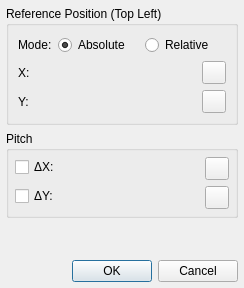
<?xml version="1.0" encoding="UTF-8"?>
<ui version="4.0">
 <class>librepcb::editor::MoveAlignDialog</class>
 <widget class="QDialog" name="librepcb::editor::MoveAlignDialog">
  <property name="geometry">
   <rect>
    <x>0</x>
    <y>0</y>
    <width>244</width>
    <height>288</height>
   </rect>
  </property>
  <property name="windowTitle">
   <string>Move/Align Elements</string>
  </property>
  <layout class="QVBoxLayout" name="verticalLayout">
   <property name="leftMargin">
    <number>6</number>
   </property>
   <property name="topMargin">
    <number>6</number>
   </property>
   <property name="rightMargin">
    <number>6</number>
   </property>
   <property name="bottomMargin">
    <number>6</number>
   </property>
   <item>
    <widget class="QGroupBox" name="gbxRefPos">
     <property name="title">
      <string>Reference Position (Top Left)</string>
     </property>
     <layout class="QFormLayout" name="formLayout">
      <item row="0" column="0">
       <widget class="QLabel" name="label_3">
        <property name="text">
         <string>Mode:</string>
        </property>
       </widget>
      </item>
      <item row="0" column="1">
       <layout class="QHBoxLayout" name="horizontalLayout_3">
        <item>
         <widget class="QRadioButton" name="rbtnModeAbsolute">
          <property name="text">
           <string>Absolute</string>
          </property>
          <property name="checked">
           <bool>true</bool>
          </property>
         </widget>
        </item>
        <item>
         <widget class="QRadioButton" name="rbtnModeRelative">
          <property name="text">
           <string>Relative</string>
          </property>
         </widget>
        </item>
       </layout>
      </item>
      <item row="1" column="0">
       <widget class="QLabel" name="label">
        <property name="text">
         <string>X:</string>
        </property>
       </widget>
      </item>
      <item row="1" column="1">
       <layout class="QHBoxLayout" name="horizontalLayout_4">
        <property name="spacing">
         <number>0</number>
        </property>
        <item>
         <widget class="librepcb::editor::LengthEdit" name="edtX" native="true"/>
        </item>
        <item>
         <widget class="QToolButton" name="btnCenterHorizontally">
          <property name="toolTip">
           <string>Center around Y-axis</string>
          </property>
          <property name="icon">
           <iconset>
            <normaloff>:/img/command_toolbars/align_horizontal_center.png</normaloff>:/img/command_toolbars/align_horizontal_center.png</iconset>
          </property>
          <property name="checkable">
           <bool>true</bool>
          </property>
         </widget>
        </item>
       </layout>
      </item>
      <item row="2" column="0">
       <widget class="QLabel" name="label_2">
        <property name="text">
         <string>Y:</string>
        </property>
       </widget>
      </item>
      <item row="2" column="1">
       <layout class="QHBoxLayout" name="horizontalLayout_5">
        <property name="spacing">
         <number>0</number>
        </property>
        <item>
         <widget class="librepcb::editor::LengthEdit" name="edtY" native="true"/>
        </item>
        <item>
         <widget class="QToolButton" name="btnCenterVertically">
          <property name="toolTip">
           <string>Center around X-axis</string>
          </property>
          <property name="icon">
           <iconset>
            <normaloff>:/img/command_toolbars/align_vertical_center.png</normaloff>:/img/command_toolbars/align_vertical_center.png</iconset>
          </property>
          <property name="checkable">
           <bool>true</bool>
          </property>
         </widget>
        </item>
       </layout>
      </item>
     </layout>
    </widget>
   </item>
   <item>
    <widget class="QGroupBox" name="gbxInterval">
     <property name="title">
      <string>Pitch</string>
     </property>
     <layout class="QFormLayout" name="formLayout_2">
      <property name="leftMargin">
       <number>6</number>
      </property>
      <property name="topMargin">
       <number>6</number>
      </property>
      <property name="rightMargin">
       <number>6</number>
      </property>
      <property name="bottomMargin">
       <number>6</number>
      </property>
      <item row="0" column="0">
       <widget class="QCheckBox" name="cbxIntervalX">
        <property name="sizePolicy">
         <sizepolicy hsizetype="Fixed" vsizetype="Fixed">
          <horstretch>0</horstretch>
          <verstretch>0</verstretch>
         </sizepolicy>
        </property>
        <property name="text">
         <string>ΔX:</string>
        </property>
       </widget>
      </item>
      <item row="0" column="1">
       <layout class="QHBoxLayout" name="horizontalLayout">
        <property name="spacing">
         <number>0</number>
        </property>
        <item>
         <widget class="librepcb::editor::LengthEdit" name="edtIntervalX" native="true">
          <property name="enabled">
           <bool>false</bool>
          </property>
         </widget>
        </item>
        <item>
         <widget class="QToolButton" name="btnVertically">
          <property name="toolTip">
           <string>Align vertically (ΔX=0)</string>
          </property>
          <property name="icon">
           <iconset>
            <normaloff>:/img/actions/align_vertically.svg</normaloff>:/img/actions/align_vertically.svg</iconset>
          </property>
         </widget>
        </item>
       </layout>
      </item>
      <item row="1" column="0">
       <widget class="QCheckBox" name="cbxIntervalY">
        <property name="text">
         <string>ΔY:</string>
        </property>
       </widget>
      </item>
      <item row="1" column="1">
       <layout class="QHBoxLayout" name="horizontalLayout_2">
        <property name="spacing">
         <number>0</number>
        </property>
        <item>
         <widget class="librepcb::editor::LengthEdit" name="edtIntervalY" native="true">
          <property name="enabled">
           <bool>false</bool>
          </property>
         </widget>
        </item>
        <item>
         <widget class="QToolButton" name="btnHorizontally">
          <property name="toolTip">
           <string>Align horizontally (ΔY=0)</string>
          </property>
          <property name="icon">
           <iconset>
            <normaloff>:/img/actions/align_horizontally.svg</normaloff>:/img/actions/align_horizontally.svg</iconset>
          </property>
         </widget>
        </item>
       </layout>
      </item>
     </layout>
    </widget>
   </item>
   <item>
    <spacer name="verticalSpacer">
     <property name="orientation">
      <enum>Qt::Vertical</enum>
     </property>
     <property name="sizeHint" stdset="0">
      <size>
       <width>20</width>
       <height>40</height>
      </size>
     </property>
    </spacer>
   </item>
   <item>
    <widget class="QDialogButtonBox" name="buttonBox">
     <property name="orientation">
      <enum>Qt::Horizontal</enum>
     </property>
     <property name="standardButtons">
      <set>QDialogButtonBox::Cancel|QDialogButtonBox::Ok</set>
     </property>
    </widget>
   </item>
  </layout>
 </widget>
 <customwidgets>
  <customwidget>
   <class>librepcb::editor::LengthEdit</class>
   <extends>QWidget</extends>
   <header location="global">librepcb/editor/widgets/lengthedit.h</header>
   <container>1</container>
  </customwidget>
 </customwidgets>
 <tabstops>
  <tabstop>rbtnModeAbsolute</tabstop>
  <tabstop>rbtnModeRelative</tabstop>
  <tabstop>edtX</tabstop>
  <tabstop>btnCenterHorizontally</tabstop>
  <tabstop>edtY</tabstop>
  <tabstop>btnCenterVertically</tabstop>
  <tabstop>cbxIntervalX</tabstop>
  <tabstop>edtIntervalX</tabstop>
  <tabstop>btnVertically</tabstop>
  <tabstop>cbxIntervalY</tabstop>
  <tabstop>edtIntervalY</tabstop>
  <tabstop>btnHorizontally</tabstop>
 </tabstops>
 <resources/>
 <connections/>
</ui>
